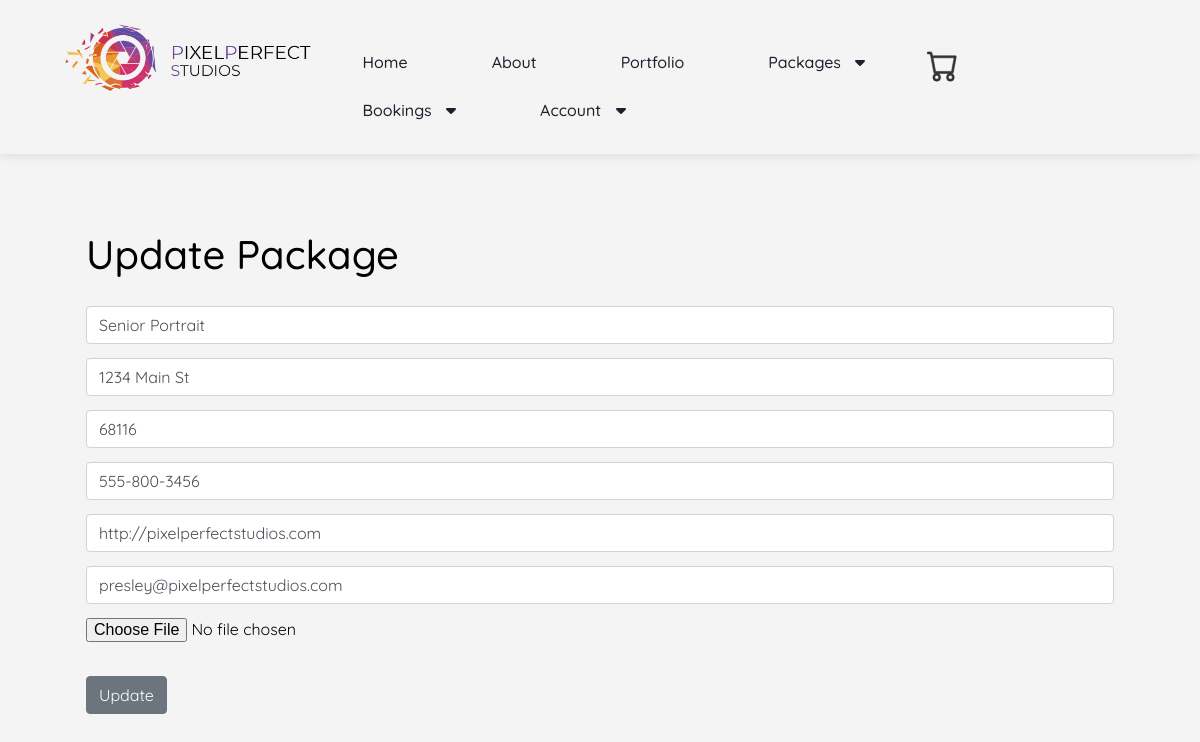
Page /update_package/1 (signed in) on the committed database.
### events/models.py (models this page shows, shortened)
class Venue(models.Model):
    name = models.CharField('Venue Name', max_length=120)
    address = models.CharField(max_length=300)
    zip_code = models.CharField('Zip Code', max_length=15)
    phone = models.CharField('Contact Phone', max_length=25, blank=True)
    web = models.URLField('Website Address', blank=True)
    email_address = models.EmailField('Email Address', blank=True)
    owner = models.IntegerField("Venue Owner", blank=False, default=1)
    venue_image = models.ImageField(null=True, blank=True, upload_to="images/")

### events/views.py (the view)
# urls.py: path('update_package/<venue_id>', views.update_venue, name='update-venue'),
def update_venue(request, venue_id):
    venue = Venue.objects.get(pk=venue_id)
    form = VenueForm(request.POST or None, request.FILES or None, instance=venue)
    if form.is_valid():
        form.save()
        return redirect('list-venues')
    return render(request, 'events/update_package.html',
                  {'venue': venue,
                   'form': form})

### events/forms.py
class VenueForm(ModelForm):
    class Meta:
        model = Venue
        fields = ('name', 'address', 'zip_code', 'phone', 'web', 'email_address', 'venue_image')
        labels = {
            'name': '',
            'address': '',
            'zip_code': '',
            'phone': '',
            'web': '',
            'email_address': '',
            'venue_image': '',
        }
        widgets = {
            'name': forms.TextInput(attrs={'class': 'form-control', 'placeholder': 'Package Name'}),
            'address': forms.TextInput(attrs={'class': 'form-control', 'placeholder': 'Address'}),
            'zip_code': forms.TextInput(attrs={'class': 'form-control', 'placeholder': 'Zip Code'}),
            'phone': forms.TextInput(attrs={'class': 'form-control', 'placeholder': 'Phone'}),
            'web': forms.TextInput(attrs={'class': 'form-control', 'placeholder': 'Web Address'}),
            'email_address': forms.EmailInput(attrs={'class': 'form-control', 'placeholder': 'Email'}),
        }

### catalog/templates/events/update_package.html (shortened to what this page needs)
{% extends 'events/base.html' %}
{% block content %}
    {% if user.is_authenticated %}
        <h1>Update Package</h1>
        <br/>
        <form action="" method=POST enctype="multipart/form-data">
            {{ form.as_p }}
            <br/>
            <input type="submit" value="Update" class="btn btn-secondary">
        </form>
    {% else %}
        <h1>Sorry! You Must Be Logged In To View This Page!</h1>
        <a href="{% url 'login' %}">Login Here</a>
    {% endif %}
{% endblock %}

### rows in the picture
Venue: name "Senior Portrait", address "1234 Main St", zip_code "68116", phone "555-800-3456", web "http://pixelperfectstudios.com", email_address "presley@pixelperfectstudios.com"
